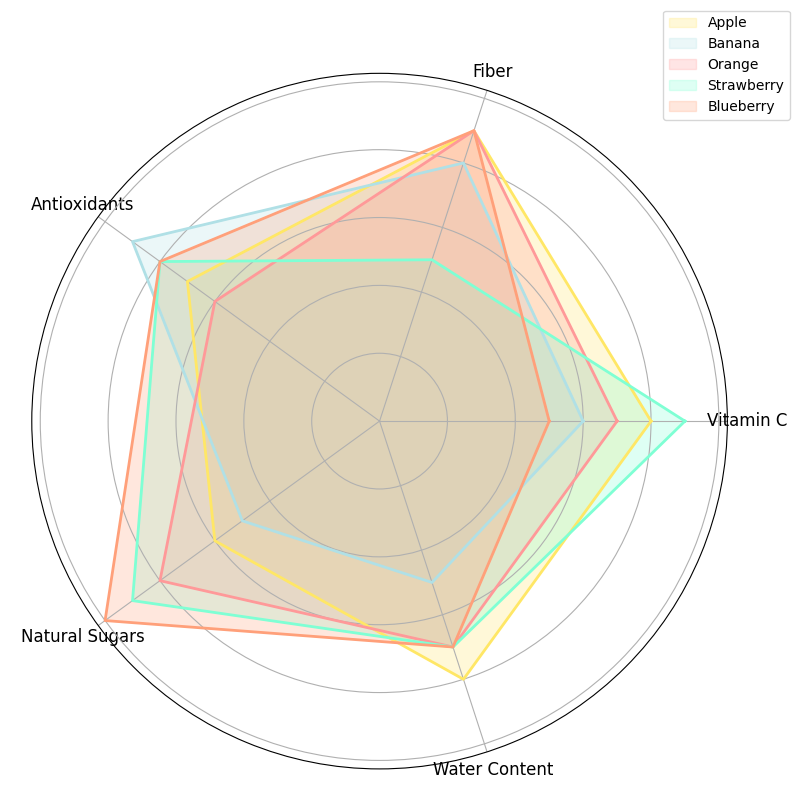

Python code for this plot:
import numpy as np
import matplotlib.pyplot as plt

categories = ['Vitamin C', 'Fiber', 'Antioxidants', 'Natural Sugars', 'Water Content']
fruits = ['Apple', 'Banana', 'Orange', 'Strawberry', 'Blueberry']

data = {
    'Apple': [8, 9, 7, 6, 8],
    'Banana': [6, 8, 9, 5, 5],
    'Orange': [7, 9, 6, 8, 7],
    'Strawberry': [9, 5, 8, 9, 7],
    'Blueberry': [5, 9, 8, 10, 7]
}

num_vars = len(categories)

def create_filled_radar_chart(ax, data, color, label):
    angles = np.linspace(0, 2 * np.pi, num_vars, endpoint=False).tolist()
    data += data[:1]
    angles += angles[:1]
    ax.fill(angles, data, color=color, alpha=0.25, label=label)
    ax.plot(angles, data, color=color, linewidth=2)
    ax.set_yticklabels([])
    ax.set_xticks(angles[:-1])
    ax.set_xticklabels(categories, fontsize=12)

fig, ax = plt.subplots(figsize=(8, 8), subplot_kw=dict(polar=True))

colors = ['#FFE766', '#B0E0E6', '#FF9999', '#7FFFD4', '#FFA07A']

for fruit, color in zip(fruits, colors):
    create_filled_radar_chart(ax, data[fruit], color, fruit)

ax.legend(loc='upper right', bbox_to_anchor=(1.1, 1.1))
plt.tight_layout()
plt.show()
